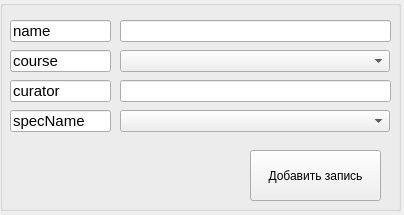
<?xml version="1.0" encoding="UTF-8"?>
<ui version="4.0">
 <class>Form</class>
 <widget class="QWidget" name="Form">
  <property name="geometry">
   <rect>
    <x>0</x>
    <y>0</y>
    <width>404</width>
    <height>215</height>
   </rect>
  </property>
  <property name="windowTitle">
   <string>Добавить запись</string>
  </property>
  <widget class="QGroupBox" name="groupBox">
   <property name="geometry">
    <rect>
     <x>0</x>
     <y>0</y>
     <width>401</width>
     <height>211</height>
    </rect>
   </property>
   <property name="title">
    <string/>
   </property>
   <widget class="QLineEdit" name="lineEdit">
    <property name="geometry">
     <rect>
      <x>10</x>
      <y>20</y>
      <width>101</width>
      <height>22</height>
     </rect>
    </property>
    <property name="font">
     <font>
      <pointsize>11</pointsize>
     </font>
    </property>
    <property name="text">
     <string>name</string>
    </property>
    <property name="readOnly">
     <bool>true</bool>
    </property>
   </widget>
   <widget class="QLineEdit" name="lineEdit_2">
    <property name="geometry">
     <rect>
      <x>120</x>
      <y>20</y>
      <width>271</width>
      <height>22</height>
     </rect>
    </property>
    <property name="font">
     <font>
      <pointsize>11</pointsize>
     </font>
    </property>
   </widget>
   <widget class="QLineEdit" name="lineEdit_3">
    <property name="geometry">
     <rect>
      <x>10</x>
      <y>50</y>
      <width>101</width>
      <height>22</height>
     </rect>
    </property>
    <property name="font">
     <font>
      <pointsize>11</pointsize>
     </font>
    </property>
    <property name="text">
     <string>course</string>
    </property>
    <property name="readOnly">
     <bool>true</bool>
    </property>
   </widget>
   <widget class="QPushButton" name="pushButton">
    <property name="geometry">
     <rect>
      <x>250</x>
      <y>150</y>
      <width>131</width>
      <height>51</height>
     </rect>
    </property>
    <property name="text">
     <string>Добавить запись</string>
    </property>
   </widget>
   <widget class="QLineEdit" name="lineEdit_6">
    <property name="geometry">
     <rect>
      <x>120</x>
      <y>80</y>
      <width>271</width>
      <height>22</height>
     </rect>
    </property>
    <property name="font">
     <font>
      <pointsize>11</pointsize>
     </font>
    </property>
   </widget>
   <widget class="QLineEdit" name="lineEdit_7">
    <property name="geometry">
     <rect>
      <x>10</x>
      <y>110</y>
      <width>101</width>
      <height>22</height>
     </rect>
    </property>
    <property name="font">
     <font>
      <pointsize>11</pointsize>
     </font>
    </property>
    <property name="text">
     <string>specName</string>
    </property>
    <property name="readOnly">
     <bool>true</bool>
    </property>
   </widget>
   <widget class="QLineEdit" name="lineEdit_8">
    <property name="geometry">
     <rect>
      <x>10</x>
      <y>80</y>
      <width>101</width>
      <height>22</height>
     </rect>
    </property>
    <property name="font">
     <font>
      <pointsize>11</pointsize>
     </font>
    </property>
    <property name="text">
     <string>curator</string>
    </property>
    <property name="readOnly">
     <bool>true</bool>
    </property>
   </widget>
   <widget class="QComboBox" name="comboBox">
    <property name="geometry">
     <rect>
      <x>120</x>
      <y>110</y>
      <width>270</width>
      <height>22</height>
     </rect>
    </property>
   </widget>
   <widget class="QComboBox" name="comboBox_2">
    <property name="geometry">
     <rect>
      <x>120</x>
      <y>50</y>
      <width>270</width>
      <height>22</height>
     </rect>
    </property>
   </widget>
  </widget>
 </widget>
 <resources/>
 <connections/>
</ui>
